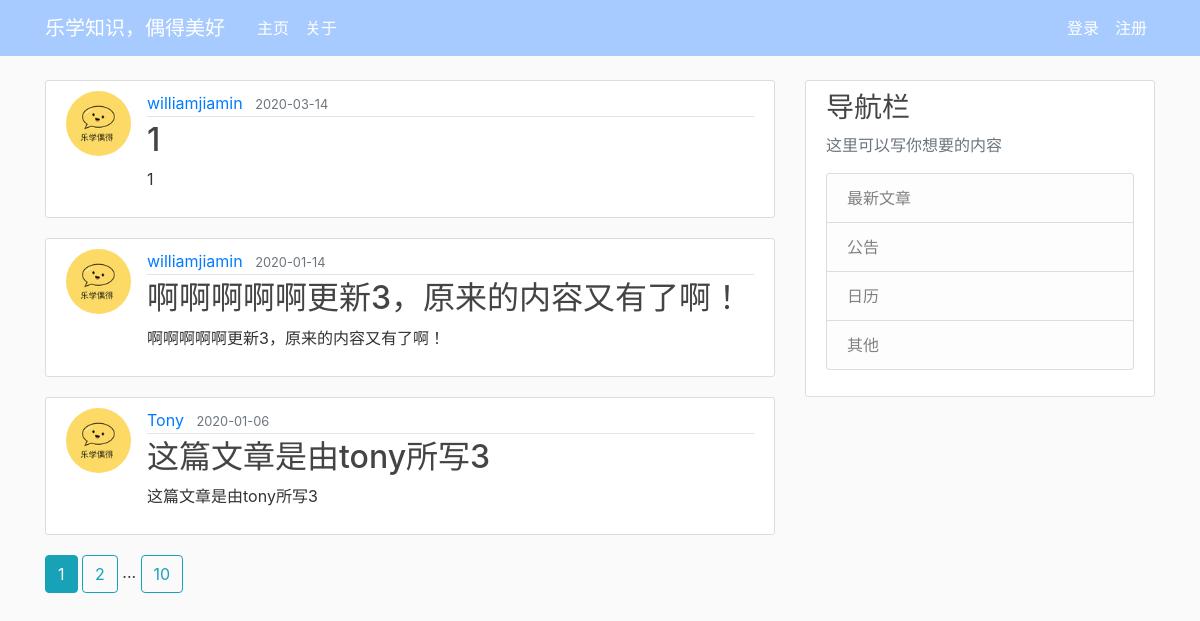
Before: / with the older database file.
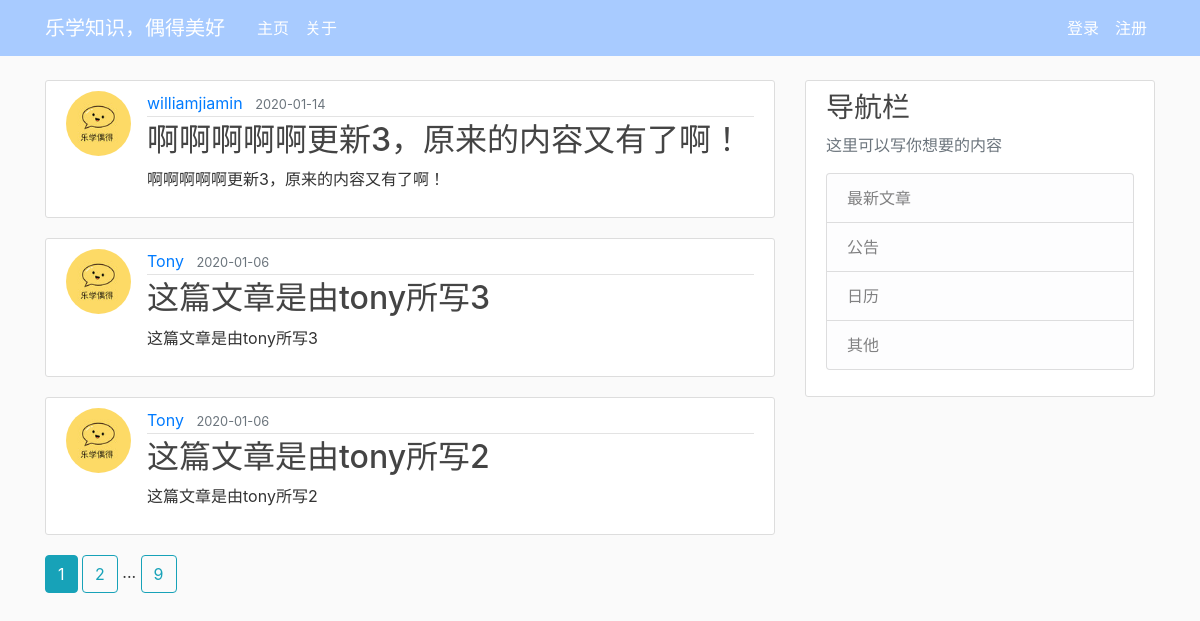
After: the same page with the newer database file.
### william_web_server/models.py (models this page shows, shortened)
class Post(db.Model):
    id = db.Column(db.Integer, primary_key=True)
    title = db.Column(db.String(100), nullable=False)
    date_posted = db.Column(db.DateTime, nullable=False, default=datetime.utcnow)
    content = db.Column(db.Text, nullable=False)
    user_id = db.Column(db.Integer, db.ForeignKey('user.id'), nullable=False)

class User(db.Model,UserMixin):
    id = db.Column(db.Integer, primary_key=True)
    username = db.Column(db.String(20), unique=True, nullable=False)
    email = db.Column(db.String(120), unique=True, nullable=False)
    image_file = db.Column(db.String(20), nullable=False, default='default.jpg')
    password = db.Column(db.String(60), nullable=False)
    posts = db.relationship('Post', backref='author', lazy=True)

### william_web_server/main/routes.py (the view)
@main.route('/')
def index():
    page = request.args.get('page', 1, type=int)
    posts = Post.query.order_by(Post.date_posted.desc()).paginate(per_page=3)
    return render_template("main.html", posts=posts)

### william_web_server/templates/main.html
{% extends "general_layout.html" %}
{% block content %}
    {% for post in posts.items %}
      <article class="media content-section">
        <img class="rounded-circle article-img " src="{{ url_for('static', filename='user_profile_pics/' + post.author.image_file)}}" >
          <div class="media-body">
            <div class="article-metadata">
              <a class="mr-2" href="{{ url_for('users.user_posts', username=post.author.username) }}">{{ post.author.username }}</a>
              <small class="text-muted">{{ post.date_posted.strftime('%Y-%m-%d')}}</small>
            </div>
            <h2><a class="article-title" href="{{ url_for('posts.post',post_id=post.id) }}">{{ post.title }}</a></h2>
            <p class="article-content">{{ post.content }}</p>
          </div>
      </article>
    {% endfor %}
    {% for page_num in posts.iter_pages(left_edge=1, right_edge=1, left_current=1,right_current=2) %}
      {% if page_num %}
        {% if posts.page == page_num %}
          <a class="btn btn-info mb-10" href="{{ url_for('main.index', page=page_num) }}">{{ page_num }}</a>
        {% else %}
          <a class="btn btn-outline-info mb-10" href="{{ url_for('main.index', page=page_num) }}">{{ page_num }}</a>
        {% endif %}
      {% else %}
        ...
      {% endif %}
    {% endfor %}
{% endblock content %}

### william_web_server/templates/general_layout.html (shortened to what this page needs)
<!DOCTYPE html>
<html>
<head>
    <link rel="stylesheet" href="https://maxcdn.bootstrapcdn.com/bootstrap/4.0.0/css/bootstrap.min.css">
    <link rel="stylesheet" type="text/css" href="{{url_for('static',filename='main.css')}}">
</head>
<body>
    <header class="site-header">
            <nav class="navbar navbar-expand-md navbar-dark bg-steel fixed-top">
                <div class="container">
                <a class="navbar-brand mr-4" href="/">乐学知识，偶得美好</a>
                <div class="collapse navbar-collapse" id="navbarToggle">
                    <div class="navbar-nav mr-auto">
                    <a class="nav-item nav-link" href="{{ url_for('main.index') }}">主页</a>
                    <a class="nav-item nav-link" href="{{ url_for('main.about') }}">关于</a>
                    </div>
                    <div class="navbar-nav">
                        {% if current_user.is_authenticated %}
                            <a class="nav-item nav-link" href=" {{ url_for('users.account') }}">个人主页</a>
                            <a class="nav-item nav-link" href=" {{ url_for('posts.new_post') }}">写文章</a>
                            <a class="nav-item nav-link" href=" {{ url_for('users.logout') }}">登出</a>
                        {% else %}
                            <a class="nav-item nav-link" href=" {{ url_for('users.login') }}">登录</a>
                            <a class="nav-item nav-link" href="{{ url_for('users.register') }}">注册</a>
                        {% endif %}
                    </div>
                </div>
                </div>
            </nav>
            </header>
            <main role="main" class="container">
            <div class="row">
                <div class="col-md-8">
                    {% block content %}{% endblock %}
                </div>
                <div class="col-md-4">
                <div class="content-section">
                    <h3>导航栏</h3>
                    <p class='text-muted'>这里可以写你想要的内容
                    <ul class="list-group">
                        <li class="list-group-item list-group-item-light">最新文章</li>
                        <li class="list-group-item list-group-item-light">公告</li>
                        <li class="list-group-item list-group-item-light">日历</li>
                        <li class="list-group-item list-group-item-light">其他</li>
                    </ul>
                    </p>
                </div>
                </div>
            </div>
            </main>
</body>
</html>

### william_web_server/static/main.css (style rules this page uses)
body { background: #fafafa; color: #333333; margin-top: 5rem; }
h1, h2, h3, h4, h5, h6 { color: #444444; }
.bg-steel { background-color: #a8cbff; }
.site-header .navbar-nav .nav-link { color: #ffffff; }
.content-section { background: #ffffff; padding: 10px 20px; border: 1px solid #dddddd; border-radius: 3px; margin-bottom: 20px; }
.article-title { color: #444444; }
.article-content { white-space: pre-line; }
.article-img { height: 65px; width: 65px; margin-right: 16px; }
.article-metadata { padding-bottom: 1px; margin-bottom: 4px; border-bottom: 1px solid #e3e3e3 }

Changed rows visible on the page:
removed Post: image_file (placeholder picture), author.username "williamjiamin", date_posted "2020-03-14", title "1", content "1"
now on this page (row unchanged): Post: image_file (placeholder picture), author.username "Tony", date_posted "2020-01-06", title "这篇文章是由tony所写2", content "这篇文章是由tony所写2"
Other visible differences:
new list line: "9"
list line gone: "10"
